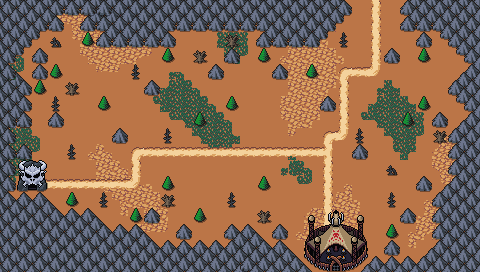

This game map was drawn from its Tiled (.tmx) file and the tilesets committed beside it. A one-line description and the trimmed map source follow:
An orthogonal 30x17 tile map with 16x16 px tiles, 4 tile layers (Collision, Background, Ground, Clutter), 2 tilesets and 11 objects.

<map version="1.5" tiledversion="1.7.2" orientation="orthogonal" renderorder="right-down" width="30" height="17" tilewidth="16" tileheight="16" infinite="0" nextlayerid="7" nextobjectid="64">
 <editorsettings>
  <export target="wastetown..tmx" format="tmx" />
 </editorsettings>
 <tileset firstgid="1" source="../tileset/main.tsx" />
 <tileset firstgid="3477" source="../tileset/buildings.tsx" />
 <layer id="6" name="Collision" width="30" height="17">
  <data>[510 cells, 206 non-empty, 13 distinct tile ids]</data>
 </layer>
 <layer id="1" name="Background" width="30" height="17">
  <data>[510 cells, 510 non-empty, 15 distinct tile ids]</data>
 </layer>
 <layer id="2" name="Ground" width="30" height="17">
  <data>[510 cells, 312 non-empty, 55 distinct tile ids]</data>
 </layer>
 <layer id="3" name="Clutter" width="30" height="17">
  <properties>
   <property name="spriteLayer" type="bool" value="true" />
  </properties>
  <data>[510 cells, 151 non-empty, 40 distinct tile ids]</data>
 </layer>
 <objectgroup id="4" name="Objects">
  <object id="48" template="../obj/treasure.tx" x="64" y="31.75" />
  <object id="50" template="../obj/enemy.tx" x="173" y="220">
   <properties>
    <property name="enemy" value="Devil" />
   </properties>
  </object>
  <object id="51" template="../obj/treasure.tx" x="240.166" y="48.6666" />
  <object id="52" template="../obj/gold.tx" x="453.083" y="120.75" />
  <object id="57" template="../obj/enemy.tx" x="430.742" y="100.349">
   <properties>
    <property name="enemy" value="Goblin Chief" />
   </properties>
  </object>
  <object id="58" template="../obj/enemy.tx" x="68.5909" y="52.9852">
   <properties>
    <property name="enemy" value="Red Wiz1" />
   </properties>
  </object>
  <object id="59" template="../obj/enemy.tx" x="237.909" y="67.2727">
   <properties>
    <property name="enemy" value="Minotaur" />
   </properties>
  </object>
  <object id="60" template="../obj/door_down.tx" x="367.884" y="15.8514">
   <properties>
    <property name="teleport" value="maps/map/portal_1R.tmx" />
    <property name="teleportObjectId" value="65" />
   </properties>
  </object>
  <object id="61" template="../obj/door_right.tx" x="27" y="182.5">
   <properties>
    <property name="teleport" value="maps/map/portal_1R4.tmx" />
    <property name="teleportObjectId" value="63" />
   </properties>
  </object>
  <object id="62" template="../obj/door_up.tx" x="328.5" y="240">
   <properties>
    <property name="teleport" value="maps/map/portal_1R3.tmx" />
    <property name="teleportObjectId" value="63" />
   </properties>
  </object>
  <object id="63" template="../obj/gold.tx" x="152.5" y="245.5" />
 </objectgroup>
</map>
